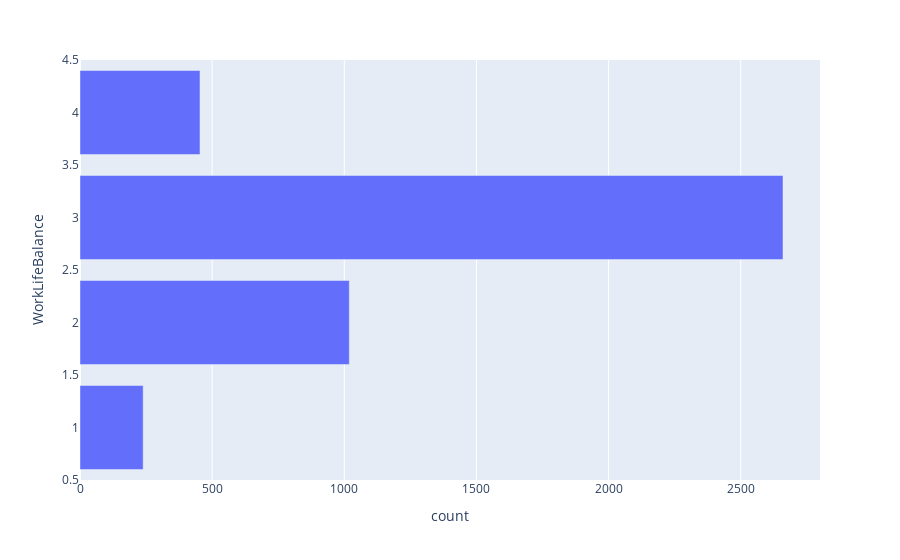

This figure's notebook cell:
### Markdown cell above
### Employee Table Analysis

### Code cell
import plotly.express as px
# Bar chart (horizontal chart for WorkLifeBalance)
worklife_df = employee.groupby(['WorkLifeBalance'])['EmployeeID'].agg(['count']).reset_index()

fig = px.bar(worklife_df, x = 'count', y = 'WorkLifeBalance', orientation = 'h')
fig.show()

### Figure 1 — Plotly figure (JSON) as saved in the notebook; plotly's stock layout.template omitted (floating-point values rounded to 4 significant figures)
{"data": [{"alignmentgroup": "True", "hovertemplate": "count=%{x}<br>WorkLifeBalance=%{y}<extra></extra>", "legendgroup": "", "marker": {"color": "#636efa", "pattern": {"shape": ""}}, "name": "", "offsetgroup": "", "orientation": "h", "showlegend": false, "textposition": "auto", "type": "bar", "x": [239, 1019, 2660, 454], "xaxis": "x", "y": [1.0, 2.0, 3.0, 4.0], "yaxis": "y"}], "layout": {"barmode": "relative", "legend": {"tracegroupgap": 0}, "margin": {"t": 60}, "xaxis": {"anchor": "y", "domain": [0.0, 1.0], "title": {"text": "count"}}, "yaxis": {"anchor": "x", "domain": [0.0, 1.0], "title": {"text": "WorkLifeBalance"}}}}
